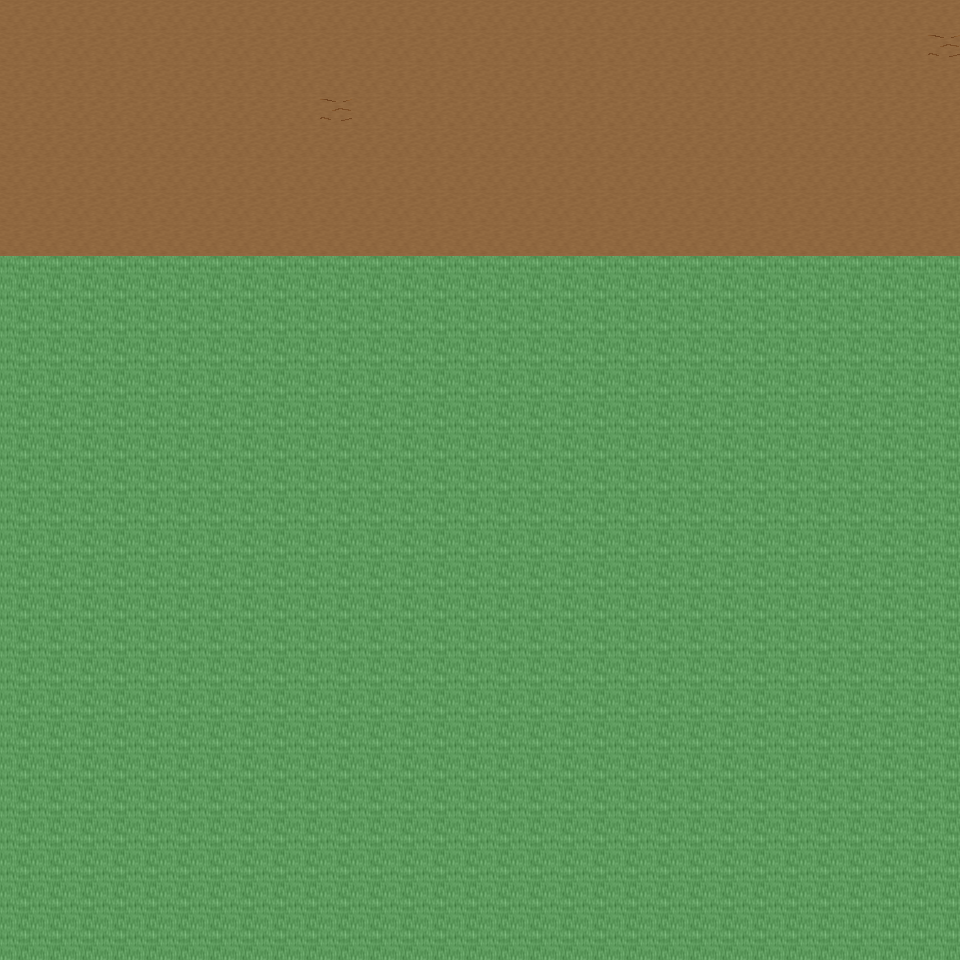

Rendered tile map (Tiled .tmx) drawn with the repository's tilesets; below, a short description and the map source with its tile grids summarised:
An orthogonal 30x30 tile map with 32x32 px tiles, 6 tile layers (Ground, Object, Object2, Above, ...), 31 tilesets and 3 objects (3x mapchange).

<map version="1.0" orientation="orthogonal" renderorder="right-down" width="30" height="30" tilewidth="32" tileheight="32" nextobjectid="4">
  <tileset firstgid="1" name="tileset_ground_ground" tilewidth="32" tileheight="32" tilecount="33" columns="3">
    <image source="../drawable/tileset_ground_ground.png" width="96" height="352" />
  </tileset>
  <tileset firstgid="34" name="tileset_ground_ridge_earth_dark" tilewidth="32" tileheight="32" tilecount="96" columns="12">
    <image source="../drawable/tileset_ground_ridge_earth_dark.png" width="384" height="256" />
  </tileset>
  <tileset firstgid="130" name="tileset_logic_collision" tilewidth="32" tileheight="32" tilecount="1" columns="1">
    <image source="../drawable/tileset_logic_collision.png" width="32" height="32" />
  </tileset>
  <tileset firstgid="131" name="tileset_building_fence_fence_chunky" tilewidth="32" tileheight="32" tilecount="21" columns="3">
    <image source="../drawable/tileset_building_fence_fence_chunky.png" width="96" height="224" />
  </tileset>
  <tileset firstgid="152" name="tileset_item_statue_girl_with_bird" tilewidth="32" tileheight="32" tilecount="12" columns="4">
    <image source="../drawable/tileset_item_statue_girl_with_bird.png" width="128" height="96" />
  </tileset>
  <tileset firstgid="164" name="tileset_plant_bush_hosta" tilewidth="32" tileheight="32" tilecount="9" columns="3">
    <image source="../drawable/tileset_plant_bush_hosta.png" width="96" height="96" />
  </tileset>
  <tileset firstgid="173" name="tileset_ground_rock_rocks_3" tilewidth="32" tileheight="32" tilecount="16" columns="4">
    <image source="../drawable/tileset_ground_rock_rocks_3.png" width="128" height="128" />
  </tileset>
  <tileset firstgid="189" name="tileset_item_statue_crystal_statues" tilewidth="32" tileheight="32" tilecount="12" columns="6">
    <image source="../drawable/tileset_item_statue_crystal_statues.png" width="192" height="64" />
  </tileset>
  <tileset firstgid="201" name="tileset_plant_tree_maple_tree" tilewidth="32" tileheight="32" tilecount="72" columns="8">
    <image source="../drawable/tileset_plant_tree_maple_tree.png" width="256" height="288" />
  </tileset>
  <tileset firstgid="273" name="tileset_plant_stump_small_stump" tilewidth="32" tileheight="32" tilecount="4" columns="2">
    <image source="../drawable/tileset_plant_stump_small_stump.png" width="64" height="64" />
  </tileset>
  <tileset firstgid="277" name="tileset_item_statue_plants_potted_stone" tilewidth="32" tileheight="32" tilecount="6" columns="3">
    <image source="../drawable/tileset_item_statue_plants_potted_stone.png" width="96" height="64" />
  </tileset>
  <tileset firstgid="283" name="tileset_furniture_chair_bench_white" tilewidth="32" tileheight="32" tilecount="8" columns="2">
    <image source="../drawable/tileset_furniture_chair_bench_white.png" width="64" height="128" />
  </tileset>
  <tileset firstgid="291" name="tileset_furniture_sink_dark_side_on" tilewidth="32" tileheight="32" tilecount="6" columns="3">
    <image source="../drawable/tileset_furniture_sink_dark_side_on.png" width="96" height="64" />
  </tileset>
  <tileset firstgid="297" name="tileset_object_birds" tilewidth="32" tileheight="32" tilecount="4" columns="2">
    <image source="../drawable/tileset_object_birds.png" width="64" height="64" />
  </tileset>
  <tileset firstgid="301" name="tileset_ground_earth_edges" tilewidth="32" tileheight="32" tilecount="18" columns="6">
    <image source="../drawable/tileset_ground_earth_edges.png" width="192" height="96" />
  </tileset>
  <tileset firstgid="319" name="tileset_ground_grass_corners" tilewidth="32" tileheight="32" tilecount="24" columns="6">
    <image source="../drawable/tileset_ground_grass_corners.png" width="192" height="128" />
  </tileset>
  <tileset firstgid="343" name="tileset_building_stairs_stairs_grey" tilewidth="32" tileheight="32" tilecount="6" columns="3">
    <image source="../drawable/tileset_building_stairs_stairs_grey.png" width="96" height="64" />
  </tileset>
  <tileset firstgid="349" name="tileset_plant_tree_pine_tree" tilewidth="32" tileheight="32" tilecount="20" columns="4">
    <image source="../drawable/tileset_plant_tree_pine_tree.png" width="128" height="160" />
  </tileset>
  <tileset firstgid="369" name="tileset_plant_tree_oak_tree" tilewidth="32" tileheight="32" tilecount="20" columns="4">
    <image source="../drawable/tileset_plant_tree_oak_tree.png" width="128" height="160" />
  </tileset>
  <tileset firstgid="389" name="tileset_plant_tree_chestnut_tree" tilewidth="32" tileheight="32" tilecount="20" columns="4">
    <image source="../drawable/tileset_plant_tree_chestnut_tree.png" width="128" height="160" />
  </tileset>
  <tileset firstgid="409" name="tileset_building_thatched_roof_cottage1" tilewidth="32" tileheight="32" tilecount="20" columns="4">
    <image source="../drawable/tileset_building_thatched_roof_cottage1.png" width="128" height="160" />
  </tileset>
  <tileset firstgid="429" name="tileset_building_thatched_roof_cottage2" tilewidth="32" tileheight="32" tilecount="20" columns="4">
    <image source="../drawable/tileset_building_thatched_roof_cottage2.png" width="128" height="160" />
  </tileset>
  <tileset firstgid="449" name="tileset_object_well" tilewidth="32" tileheight="32" tilecount="4" columns="2">
    <image source="../drawable/tileset_object_well.png" width="64" height="64" />
  </tileset>
  <tileset firstgid="453" name="tileset_plant_flower_flower_bed_1" tilewidth="32" tileheight="32" tilecount="35" columns="7">
    <image source="../drawable/tileset_plant_flower_flower_bed_1.png" width="224" height="160" />
  </tileset>
  <tileset firstgid="488" name="tileset_plant_flower_small_flower_bed" tilewidth="32" tileheight="32" tilecount="12" columns="3">
    <image source="../drawable/tileset_plant_flower_small_flower_bed.png" width="96" height="128" />
  </tileset>
  <tileset firstgid="500" name="tileset_plant_flower_small_flower_bed_2" tilewidth="32" tileheight="32" tilecount="12" columns="3">
    <image source="../drawable/tileset_plant_flower_small_flower_bed_2.png" width="96" height="128" />
  </tileset>
  <tileset firstgid="512" name="tileset_plant_flower_foxgloves" tilewidth="32" tileheight="32" tilecount="4" columns="2">
    <image source="../drawable/tileset_plant_flower_foxgloves.png" width="64" height="64" />
  </tileset>
  <tileset firstgid="516" name="tileset_plant_flower_hothouse_flowers" tilewidth="32" tileheight="32" tilecount="72" columns="6">
    <image source="../drawable/tileset_plant_flower_hothouse_flowers.png" width="192" height="384" />
  </tileset>
  <tileset firstgid="588" name="tileset_plant_bush_bush_mult_colored" tilewidth="32" tileheight="32" tilecount="6" columns="3">
    <image source="../drawable/tileset_plant_bush_bush_mult_colored.png" width="96" height="64" />
  </tileset>
  <tileset firstgid="594" name="tileset_object_ents" tilewidth="32" tileheight="32" tilecount="50" columns="5">
    <image source="../drawable/tileset_object_ents.png" width="160" height="320" />
  </tileset>
  <tileset firstgid="644" name="tileset_ground_green_paving" tilewidth="32" tileheight="32" tilecount="18" columns="3">
    <image source="../drawable/tileset_ground_green_paving.png" width="96" height="192" />
  </tileset>
  <layer name="Ground" width="30" height="30">
    <data>[900 cells, 240 non-empty, 1 distinct tile ids]</data>
  </layer>
  <layer name="Object" width="30" height="30">
    <data>[900 cells, 2 non-empty, 1 distinct tile ids]</data>
  </layer>
  <layer name="Object2" width="30" height="30">
    <data>[900 cells, 0 non-empty, 0 distinct tile ids]</data>
  </layer>
  <layer name="Above" width="30" height="30">
    <data>[900 cells, 0 non-empty, 0 distinct tile ids]</data>
  </layer>
  <layer name="Above2" width="30" height="30">
    <data>[900 cells, 0 non-empty, 0 distinct tile ids]</data>
  </layer>
  <layer name="Walkable" width="30" height="30">
    <data>[900 cells, 660 non-empty, 1 distinct tile ids]</data>
  </layer>
  <objectgroup name="MapEvents">
    <object id="1" name="north" type="mapchange" x="0" y="0" width="960" height="32">
      <properties>
        <property name="map" value="0_ados_mountain_n2_w2_x3_y3" />
        <property name="place" value="south" />
      </properties>
    </object>
    <object id="2" name="west" type="mapchange" x="0" y="0" width="32" height="256">
      <properties>
        <property name="map" value="0_ados_mountain_n2_w2_x2_y4" />
        <property name="place" value="east" />
      </properties>
    </object>
    <object id="3" name="east" type="mapchange" x="928" y="0" width="32" height="256">
      <properties>
        <property name="map" value="0_ados_mountain_n2_w2_x4_y4" />
        <property name="place" value="west" />
      </properties>
    </object>
  </objectgroup>
</map>
